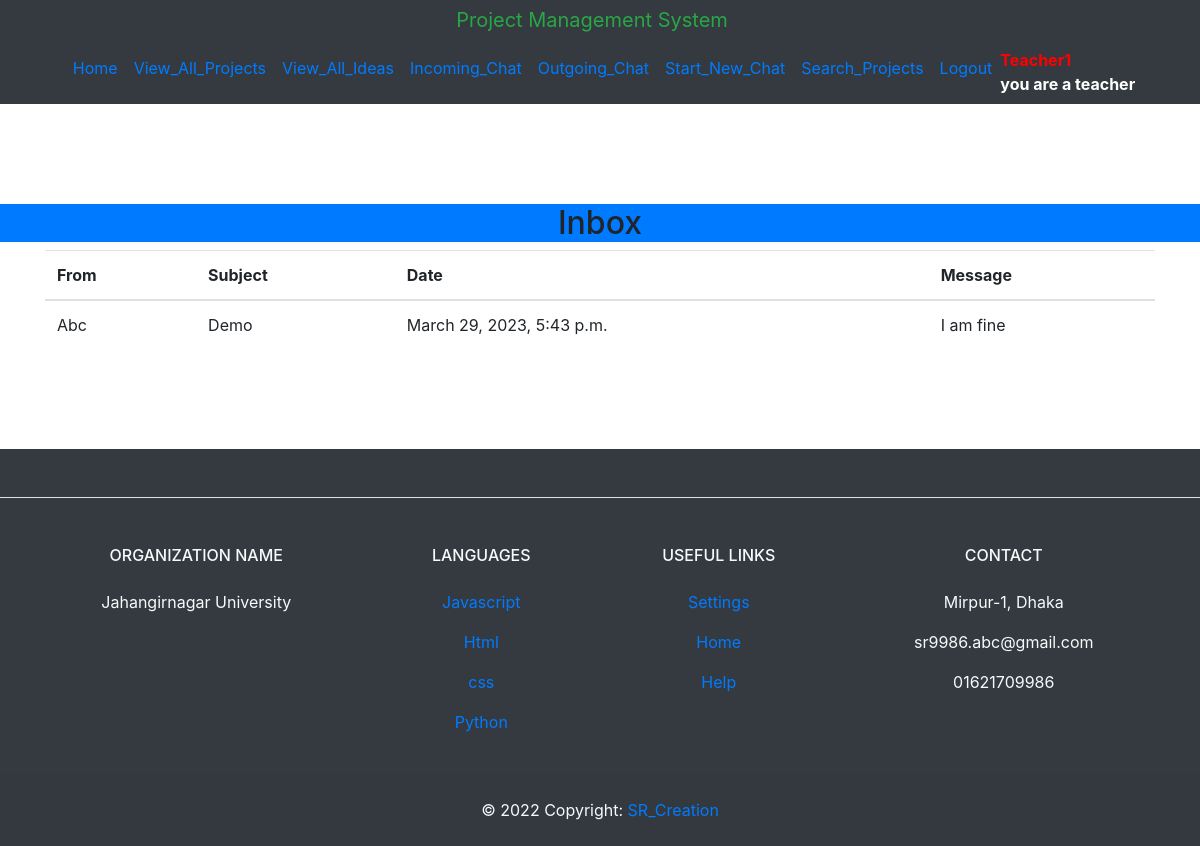
Page /inbox/ (signed in) on the committed database.
### Backend_Management_App/models.py (models this page shows)
class User(AbstractUser):
    USER_TYPE_CHOICES = (
        ('teacher', 'Teacher'),
        ('student', 'Student'),
    )
    user_type = models.CharField(
        max_length=10,
        choices=USER_TYPE_CHOICES,
        blank=True,
        null=True,
    )
    groups = models.ManyToManyField(
        Group,
        verbose_name=_('groups'),
        blank=True,
        related_name='backend_management_users_groups',
        related_query_name='user',
        help_text=_('The groups this user belongs to. A user will get all permissions '
                    'granted to each of their groups.'),
    )
    user_permissions = models.ManyToManyField(
        Permission,
        verbose_name=_('user permissions'),
        blank=True,
        related_name='backend_management_users_permissions',
        related_query_name='user',
        help_text=_('Specific permissions for this user.'),
    )

class Message(models.Model):
    sender = models.ForeignKey(User, on_delete=models.CASCADE, related_name='sent_messages')
    receiver = models.ForeignKey(User, on_delete=models.CASCADE, related_name='received_messages')
    subject = models.CharField(max_length=255)
    body = models.TextField()
    created_at = models.DateTimeField(auto_now_add=True)

### Backend_Management_App/views.py (the view)
# urls.py: path('inbox/', views.inbox, name='inbox'),
@login_required
def inbox(request):
    cnt = Message.objects.filter(receiver=request.user).count()
    messages = Message.objects.filter(receiver=request.user)
    context = {'messages': messages, 'cnt': cnt}
    return render(request, 'inbox.html', context)

### templates/inbox.html
{% extends 'base.html' %}
{% block content %}
  <h2 class="text-center bg-primary">Inbox</h2>
  <div class="container">
    <table class="table">
      <thead>
        <tr>
          <th scope="col">From</th>
          <th scope="col">Subject</th>
          <th scope="col">Date</th>
          <th scope="col">Message</th>
        </tr>
      </thead>
      <tbody>
        {% for message in messages %}
          <tr>
            <td>{{ message.sender.username }}</td>
            <td>{{ message.subject }}</td>
            <td>{{ message.created_at }}</td>
            <td>{{ message.body }}</td>
          </tr>
        {% empty %}
          <tr>
            <td colspan="4">No messages found.</td>
          </tr>
        {% endfor %}
      </tbody>
    </table>
  </div>
{% endblock %}

### templates/base.html (shortened to what this page needs)
<!DOCTYPE html>
<html lang="en">
<head>
    <link rel="stylesheet" href="https://maxcdn.bootstrapcdn.com/bootstrap/4.0.0/css/bootstrap.min.css">
</head>
<body>
    <header class="bg-dark" style="margin-bottom: 100px">
      <div class="text-center"><a class="navbar-brand text-success" href="#">Project Management System</a></div>
        <nav class="navbar navbar-expand-lg container ">
            <div class="collapse navbar-collapse justify-content-center" id="navbarNav">
                <ul class="navbar-nav">
                    <li class="nav-item">
                        <a class="nav-link" href="{% url 'home' %}">Home</a>
                    </li>
                    <li class="nav-item">
                        <a class="nav-link" href="{% url 'project_list' %}">View_All_Projects</a>
                    </li>
                    {% if user.is_authenticated and user.user_type == "teacher" %}
                    <li class="nav-item">
                        <a class="nav-link" href="{% url 'idea_list' %}">View_All_Ideas</a>
                    </li>
                    <li class="nav-item">
                        <a class="nav-link" href="{% url 'inbox' %}">Incoming_Chat</a>
                    </li>
                    <li class="nav-item">
                        <a class="nav-link" href="{% url 'sent' %}">Outgoing_Chat</a>
                    </li>
                    <li class="nav-item">
                        <a class="nav-link" href="{% url 'send_message' user.username %}">Start_New_Chat</a>
                    </li>
                    {% endif %}
                    <li class="nav-item">
                        <a class="nav-link" href="{% url 'search_project' %}">Search_Projects</a>
                    </li>
                    {% if user.is_authenticated %}
                    <li class="nav-item">
                      <a class="nav-link" href="{% url 'logout' %}">Logout</a>
                    </li>
                    <li class="nav-item" style="">
                        <b style="color:Red">{{ user.username }}</b> <br> <b style="color:white">you are a {{ user.user_type }}</b>
                    </li>
                    {% else %}
                <li class="nav-item"><a class="nav-link" href="{% url 'register' %}">Register</a></li>
                <li class="nav-item"><a class="nav-link" href="{% url 'login' %}">Login</a></li>
            {% endif %}
        </ul>
    </header>
    <main>
        {% block content %}{% endblock %}
    </main>
    <footer class="text-center text-lg-start bg-dark text-light" style="margin-top: 100px">
        <section class="d-flex justify-content-center justify-content-lg-between p-4 border-bottom">
        </section>
        <section class="">
          <div class="container text-center text-md-start mt-5">
            <div class="row mt-3">
              <div class="col-md-3 col-lg-4 col-xl-3 mx-auto mb-4">
                <h6 class="text-uppercase fw-bold mb-4">
                  Organization Name
                </h6>
                <p align="center">
                  Jahangirnagar University
                </p>
              </div>
              <div class="col-md-2 col-lg-2 col-xl-2 mx-auto mb-4">
                <h6 class="text-uppercase fw-bold mb-4">
                  Languages
                </h6>
                <p>
                  <a href="#!" class="text-reset">Javascript</a>
                </p>
                <p>
                  <a href="#!" class="text-reset">Html</a>
                </p>
                <p>
                  <a href="#!" class="text-reset">css</a>
                </p>
                  <p>
                  <a href="#" class="text-reset">Python</a>
                </p>
              </div>
              <div class="col-md-3 col-lg-2 col-xl-2 mx-auto mb-4">
                <h6 class="text-uppercase fw-bold mb-4">
                  Useful links
                </h6>
                <p>
                  <a href="#!" class="text-reset">Settings</a>
                </p>
                <p>
                  <a href="#!" class="text-reset">Home</a>
                </p>
                <p>
                  <a href="#!" class="text-reset">Help</a>
                </p>
              </div>
              <div class="col-md-4 col-lg-3 col-xl-3 mx-auto mb-md-0 mb-4">
                <h6 class="text-uppercase fw-bold mb-4">Contact</h6>
                <p> Mirpur-1, Dhaka</p>
                <p>
                  sr9986.abc@gmail.com
                </p>
                <p> 01621709986</p>
              </div>
            </div>
          </div>
        </section>
        <div class="text-center p-4" style="background-color: rgba(0, 0, 0, 0.025);">
          © 2022 Copyright:
          <a class="text-reset fw-bold" href="#">SR_Creation</a>
        </div>
      </footer>
</body>
</html>

### rows in the picture
User: username "Teacher1", user_type "teacher"
Message: sender.username "Abc", subject "Demo", created_at "March 29, 2023, 5:43 p.m.", body "I am fine"
